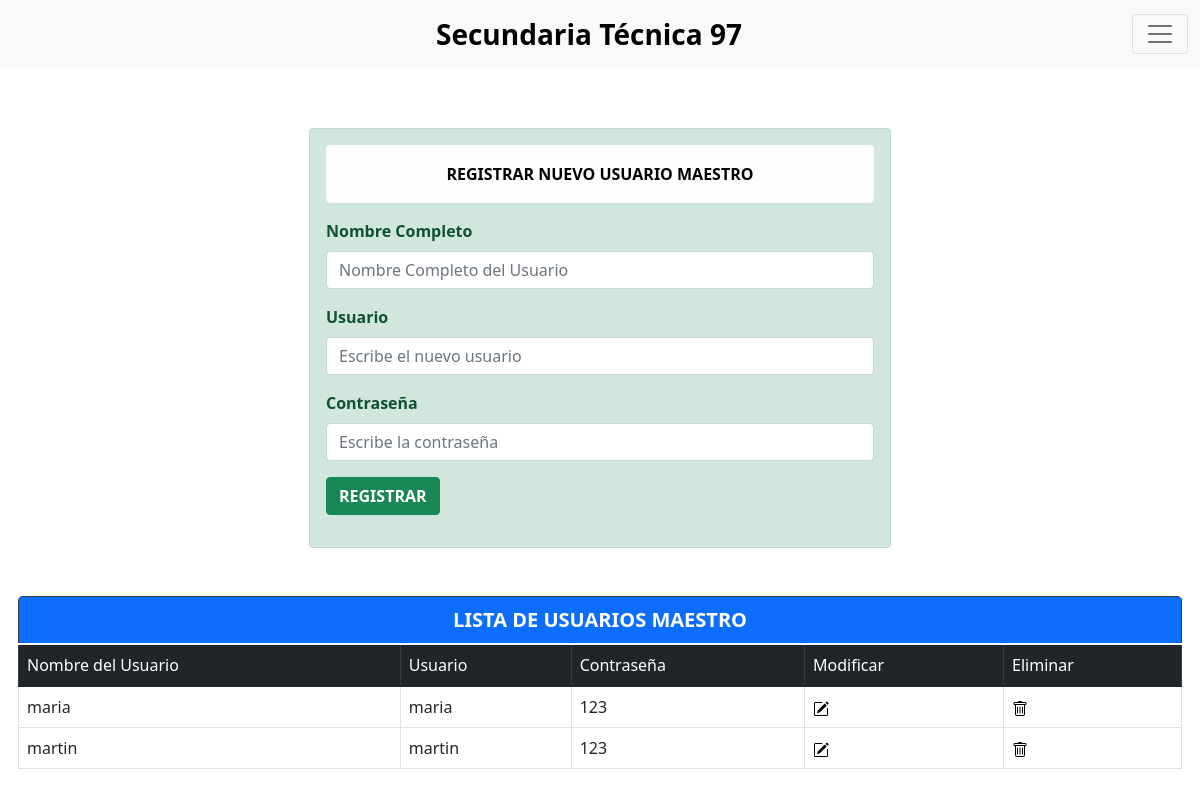
Page /menu/usuarios/administrador/administrar_usuarios/maestros/control.php (signed in) on the committed database.
### tables this page shows
CREATE TABLE `usuarios` (
  `idusuario` int(11) NOT NULL,
  `nombrecompleto` varchar(250) NOT NULL,
  `nombreu` varchar(250) NOT NULL,
  `contrau` varchar(250) NOT NULL,
  `idtipousuario` int(11) NOT NULL
);

### menu/usuarios/administrador/administrar_usuarios/maestros/control.php (the view, shortened to what this page needs)
<?php
include("../../../conexion.php");
$usuarios = "SELECT u.idusuario,
            u.nombrecompleto,
            u.nombreu,
            u.contrau,
            t.tipousuario
            FROM usuarios AS u
            INNER JOIN tipo_usuario AS t
            ON u.idtipousuario=t.idtipousuario
            WHERE u.idtipousuario=2
            ORDER BY u.nombrecompleto";
$resultadousuarios = $conexion->query($usuarios);
?>
<!DOCTYPE html>
<html lang="es">
<head>
    <link rel="stylesheet" href="../../../../../css/bootstrap.min.css">
    <link rel="stylesheet" href="../../../../../css/style.css">
</head>
<body>
    <nav class="navbar navbar-light bg-light fixed-top">
        <div class="container-fluid">
            <a class="navbar-brand fs-3 fw-bold text-black" href="#">Secundaria Técnica 97</a>
            <button class="navbar-toggler" type="button" data-bs-toggle="offcanvas" data-bs-target="#offcanvasNavbar" aria-controls="offcanvasNavbar">
                <span class="navbar-toggler-icon"></span>
            </button>
        </div>
    </nav>
    <main class="antescontenedorcss">
        <div class="contenedorcss">
            <form class="mt-5 mb-5" method="POST" action="<?php $_SERVER["PHP_SELF"]; ?>">
                <div class="alert alert-success w-50 mx-auto fw-bolder" role="alert">
                    <div class="alert alert-light mx-auto fw-bolder text-center text-black text-truncate" role="alert">
                        REGISTRAR NUEVO USUARIO MAESTRO
                    </div>
                    <div class="mb-3 mx-auto text-truncate">
                        <label class="form-label">Nombre Completo</label>
                        <input type="text" class="form-control" placeholder="Nombre Completo del Usuario" required name="nom">
                    </div>
                    <div class="mb-3 mx-auto text-truncate">
                        <label class="form-label">Usuario</label>
                        <input type="text" class="form-control" placeholder="Escribe el nuevo usuario" required name="user">
                    </div>
                    <div class="mb-3 mx-auto text-truncate">
                        <label class="form-label">Contraseña</label>
                        <input type="text" class="form-control" placeholder="Escribe la contraseña" required name="pass">
                    </div>
                    <div class="mb-3 text-truncate">
                        <button type="submit" class="btn btn-success fw-bolder">REGISTRAR</button>
                    </div>
                </div>
            </form>
            <div class="table-responsive rounded-3 mx-auto">
                <table class="table table-bordered">
                    <thead class="table-dark table align-middle">
                        <tr>
                            <td class="bg-primary fs-5 fw-bold text-center" colspan="5">LISTA DE USUARIOS MAESTRO</td>
                        </tr>
                        <tr>
                            <td>Nombre del Usuario</td>
                            <td>Usuario</td>
                            <td>Contraseña</td>
                            <td>Modificar</td>
                            <td>Eliminar</td>
                        </tr>
                    </thead>
                    <tbody>
                        <?php
                        while ($regusuario = $resultadousuarios->fetch_array(MYSQLI_BOTH)) {
                            echo "
                    <tr>
                        <td>" . $regusuario['nombrecompleto'] . "</td>
                        <td>" . $regusuario['nombreu'] . "</td>
                        <td>" . $regusuario['contrau'] . "</td>
                        <td><a href='editar.php?id=" . $regusuario['idusuario'] . "'><img src='../../../../../svg/editar.svg'></a></td>
                        <td><a href='eliminar.php?id=" . $regusuario['idusuario'] . "'><img src='../../../../../svg/eliminar.svg'></a></td>
                    </tr>";
                        }
                        ?>
                    </tbody>
                </table>
            </div>
            <br><br>
        </div>
    </main>
</body>
</html>

### css/style.css (style rules this page uses)
.antescontenedorcss { padding-top: 5rem; }
.contenedorcss { width: 97%; max-width: 100%; margin: 0 auto; border-radius: 4px; }

### rows in the picture
usuarios: nombrecompleto "maria", nombreu "maria", contrau "123"
usuarios: nombrecompleto "martin", nombreu "martin", contrau "123"
